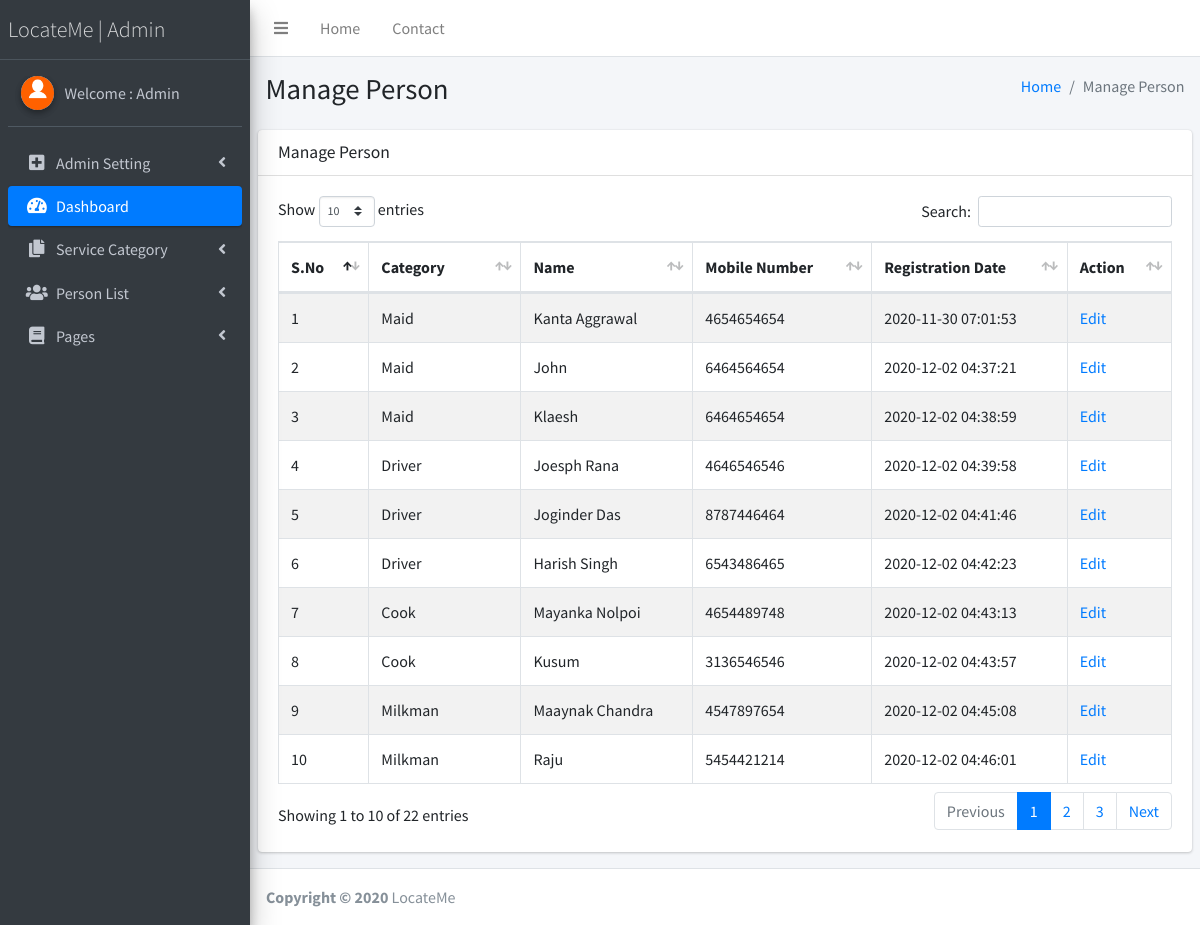
Screenshot of /LocateMe/admin/manage-person.php (signed in) with the database file from the repository.
### tables this page shows
CREATE TABLE `tblperson` (
  `ID` int(10) NOT NULL,
  `Category` varchar(200) DEFAULT NULL,
  `Name` varchar(200) DEFAULT NULL,
  `Picture` varchar(200) DEFAULT NULL,
  `MobileNumber` bigint(10) DEFAULT NULL,
  `Address` mediumtext,
  `City` varchar(200) NOT NULL,
  `RegDate` timestamp NULL DEFAULT CURRENT_TIMESTAMP
);

### LocateMe/admin/manage-person.php (the view, shortened to what this page needs)
<?php
if (strlen($_SESSION['lssemsaid']==0)) {
  header('location:logout.php');
  } else{
  ?>
<!DOCTYPE html>
<html>
<head>
  <link rel="stylesheet" href="plugins/fontawesome-free/css/all.min.css">
  <link rel="stylesheet" href="https://code.ionicframework.com/ionicons/2.0.1/css/ionicons.min.css">
  <link rel="stylesheet" href="plugins/datatables-bs4/css/dataTables.bootstrap4.css">
  <link rel="stylesheet" href="dist/css/adminlte.min.css">
</head>
<body class="hold-transition sidebar-mini">
<div class="wrapper">
  <?php include_once('includes/header.php');?>
<?php include_once('includes/sidebar.php');?>
  <div class="content-wrapper">
    <section class="content-header">
      <div class="container-fluid">
        <div class="row mb-2">
          <div class="col-sm-6">
            <h1>Manage Person</h1>
          </div>
          <div class="col-sm-6">
            <ol class="breadcrumb float-sm-right">
              <li class="breadcrumb-item"><a href="dashboard.php">Home</a></li>
              <li class="breadcrumb-item active">Manage Person</li>
            </ol>
          </div>
        </div>
      </div>
    </section>
    <section class="content">
      <div class="row">
        <div class="col-12">
          <div class="card">
            <div class="card-header">
              <h3 class="card-title">Manage Person</h3>
            </div>
            <div class="card-body">
              <table id="example1" class="table table-bordered table-striped">
                <thead>
                <tr>
                  <th>S.No</th>
                  <th>Category</th>
                  <th>Name</th>
                  <th>Mobile Number</th>
                  <th>Registration Date</th>
                  <th>Action</th>
                </tr>
                </thead>
                 <?php
$sql="SELECT * from tblperson";
$query = $dbh -> prepare($sql);
$query->execute();
$results=$query->fetchAll(PDO::FETCH_OBJ);
$cnt=1;
if($query->rowCount() > 0)
{
foreach($results as $row)
{               ?>
                <tr>
                  <td><?php echo htmlentities($cnt);?></td>
                  <td><?php  echo htmlentities($row->Category);?></td>
                  <td><?php  echo htmlentities($row->Name);?></td>
                  <td><?php  echo htmlentities($row->MobileNumber);?></td>
                  <td><?php  echo htmlentities($row->RegDate);?></td>
                  <td> <a href="edit-person-detail.php?editid=<?php echo htmlentities ($row->ID);?>">Edit</a></td>
                </tr>
                <?php $cnt=$cnt+1;}} ?>
              </table>
            </div>
          </div>
        </div>
      </div>
    </section>
  </div>
 <?php include_once('includes/footer.php');?>
</div>
</body>
</html>
<?php }  ?>

### LocateMe/admin/includes/sidebar.php (shortened to what this page needs)
  <aside class="main-sidebar sidebar-dark-primary elevation-4">
    <a href="dashboard.php" class="brand-link" style="font-weight:bold; font-size:22px;">
      <span class="brand-text font-weight-light">LocateMe | Admin</span>
    </a>
    <div class="sidebar">
      <div class="user-panel mt-3 pb-3 mb-3 d-flex">
        <div class="image">
          <img src="dist/img/download.png" class="img-circle elevation-2" alt="User Image">
        </div>
        <div class="info">
<?php
$aid=$_SESSION['lssemsaid'];
$sql="SELECT AdminName from  tbladmin where ID=:aid";
$query = $dbh -> prepare($sql);
$query->bindParam(':aid',$aid,PDO::PARAM_STR);
$query->execute();
$results=$query->fetchAll(PDO::FETCH_OBJ);
$cnt=1;
if($query->rowCount() > 0)
{
foreach($results as $row)
{               ?>
          <a href="admin-profile.php" class="d-block">Welcome : <?php  echo $row->AdminName;?></a>
          <?php $cnt=$cnt+1;}} ?>
        </div>
      </div>
      <nav class="mt-2">
        <ul class="nav nav-pills nav-sidebar flex-column" data-widget="treeview" role="menu" data-accordion="false">
            <li class="nav-item has-treeview">
            <a href="#" class="nav-link">
              <i class="nav-icon fas fa-plus-square"></i>
              <p>
                Admin Setting
                <i class="fas fa-angle-left right"></i>
              </p>
            </a>
          </li>
          <li class="nav-item has-treeview menu-open">
            <a href="dashboard.php" class="nav-link active">
              <i class="nav-icon fas fa-tachometer-alt"></i>
              <p>
                Dashboard
               </p>
            </a>
          </li>
          <li class="nav-item has-treeview">
            <a href="#" class="nav-link">
              <i class="nav-icon fas fa-copy"></i>
              <p>
                Service Category
                <i class="fas fa-angle-left right"></i>
              </p>
            </a>
          </li>
          <li class="nav-item has-treeview">
            <a href="#" class="nav-link">
              <i class="nav-icon fas fa-users"></i>
              <p>
                Person List
                <i class="right fas fa-angle-left"></i>
              </p>
            </a>
          </li>
          <li class="nav-item has-treeview">
            <a href="#" class="nav-link">
              <i class="nav-icon fas fa-book"></i>
              <p>
                Pages
                <i class="fas fa-angle-left right"></i>
              </p>
            </a>
          </li>
        </ul>
      </nav>
    </div>
  </aside>

### rows the page displays
tblperson: Category "Maid", Name "Kanta Aggrawal", MobileNumber "4654654654", RegDate "2020-11-30 07:01:53"
tblperson: Category "Maid", Name "John", MobileNumber "6464564654", RegDate "2020-12-02 04:37:21"
tblperson: Category "Maid", Name "Klaesh", MobileNumber "6464654654", RegDate "2020-12-02 04:38:59"
tblperson: Category "Driver", Name "Joesph Rana", MobileNumber "4646546546", RegDate "2020-12-02 04:39:58"
tblperson: Category "Driver", Name "Joginder Das", MobileNumber "8787446464", RegDate "2020-12-02 04:41:46"
tblperson: Category "Driver", Name "Harish Singh", MobileNumber "6543486465", RegDate "2020-12-02 04:42:23"
tblperson: Category "Cook", Name "Mayanka Nolpoi", MobileNumber "4654489748", RegDate "2020-12-02 04:43:13"
tblperson: Category "Cook", Name "Kusum", MobileNumber "3136546546", RegDate "2020-12-02 04:43:57"
tblperson: Category "Milkman", Name "Maaynak Chandra", MobileNumber "4547897654", RegDate "2020-12-02 04:45:08"
tblperson: Category "Milkman", Name "Raju", MobileNumber "5454421214", RegDate "2020-12-02 04:46:01"

### other values shown
$row->AdminName "Admin"
